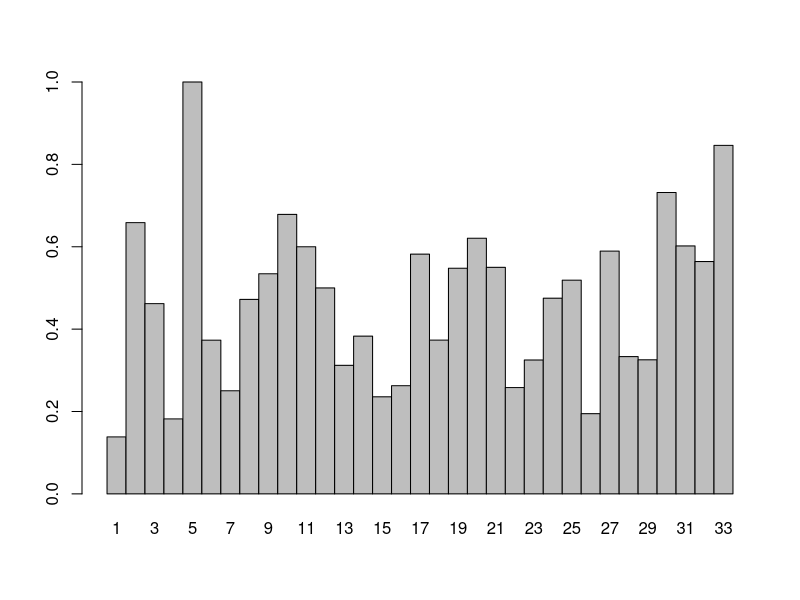
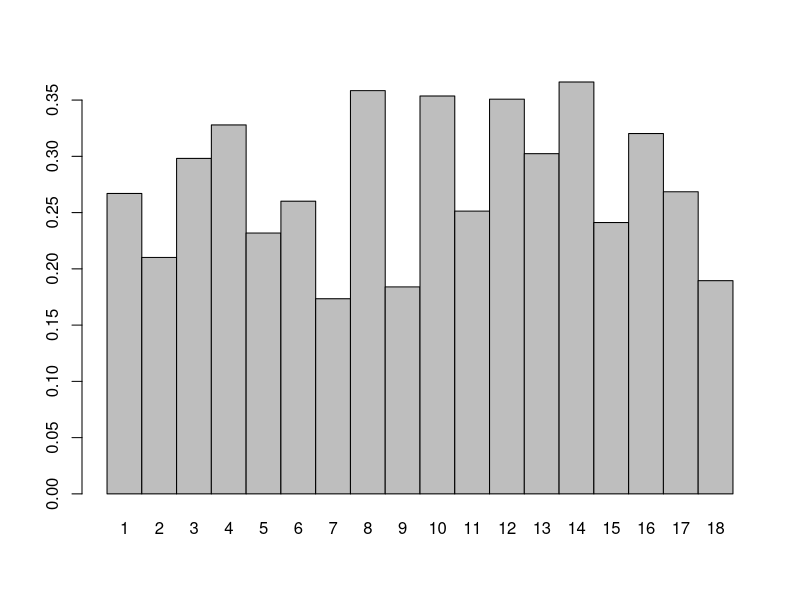

Here is the R script that generated these plots, in order:
## ---- chunk 1
setwd("~/cyberdh/HILT-demo")
library(knitr)
library(markdown)
library(rmarkdown)
library(ggplot2)
## ---- chunk 2
playText.s <- scan("hamletCharacters.txt", what="character", sep="\n")
playText.s <- unlist(playText.s)
characterSegments <- grep("^CHARACTER", playText.s)
segmentsEnd <-  length(playText.s)
characterSegments  <-  c(characterSegments , segmentsEnd)
## ---- chunk 3
segmentFreq <- list()
segmentsRaw <- list()
for(i in 1:length(characterSegments)){
  if(i != length(characterSegments)){
    segmentsbyTitle <- playText.s[characterSegments[i]]
    start.segments <- characterSegments[i]+1
    end.segments <- characterSegments[i+1]-1
    segmentLines <- playText.s[start.segments:end.segments]
    segmentWords <- tolower(paste(segmentLines, collapse=" "))
    segmentsStrsplit <- strsplit(segmentWords, "\\W")
    segmentWords <- unlist(segmentsStrsplit)
    segmentWords <- segmentWords[which(segmentWords!="")] 
    segmentTable <- table(segmentWords)
    segmentsRaw[[segmentsbyTitle]] <-  segmentTable
    segmentTable.rel <- 100*(segmentTable/sum(segmentTable))
    segmentFreq[[segmentsbyTitle]] <- segmentTable.rel
  }
}
## ---- chunk 4
segmentHapax <- sapply(segmentsRaw, function(x) sum(x == 1))
segmentHapax
segment.lengths.m <- do.call(rbind, lapply(segmentsRaw,sum))
hapax.percentage <- segmentHapax / segment.lengths.m
barplot(hapax.percentage, beside=T,col="grey", names.arg = seq(1:length(segmentsRaw)))
## ---- chunk 5
playText.a <- scan("hamlet.txt", what="character", sep="\n")
playText.a <- unlist(playText.a)
scene.positions.v <- grep("^Scene", playText.a)
last.position.v <- length(playText.a)
scene.positions.v <- c(scene.positions.v, last.position.v)
## ---- chunk 6
scene.raws.l <- list()
scene.freqs.l <- list()

for (i in 1:length(scene.positions.v)) {
  if (i != length(scene.positions.v)) {
    scene.number <- playText.a[scene.positions.v[i]]
    start.positions <- scene.positions.v[i] +1
    end.positions <- scene.positions.v[i+1] -1
    scene.v <- playText.a[start.positions:end.positions]
    scene.words.v <- tolower(paste(scene.v, collapse= " "))
    scene.words.l <- strsplit(scene.words.v, "\\W")
    scene.word.v <- unlist(scene.words.l)
    scene.word.v <- scene.word.v[which(scene.word.v != "")]
    scene.freqs.t <- table(scene.word.v)
    scene.raws.l[[scene.number]] <- scene.freqs.t
    scene.freqs.t.rel <- 100*(scene.freqs.t/sum(scene.freqs.t))
    scene.freqs.l[[scene.number]] <- scene.freqs.t.rel
  }
}
## ---- chunk 7
hamletHapax <- sapply(scene.raws.l, function(x) sum(x == 1))
hamletHapax
scene.lengths.m <- do.call(rbind, lapply(scene.raws.l,sum))
scene.percentage <- hamletHapax / scene.lengths.m
barplot(scene.percentage, beside=T,col="grey", names.arg = seq(1:length(scene.raws.l)))
